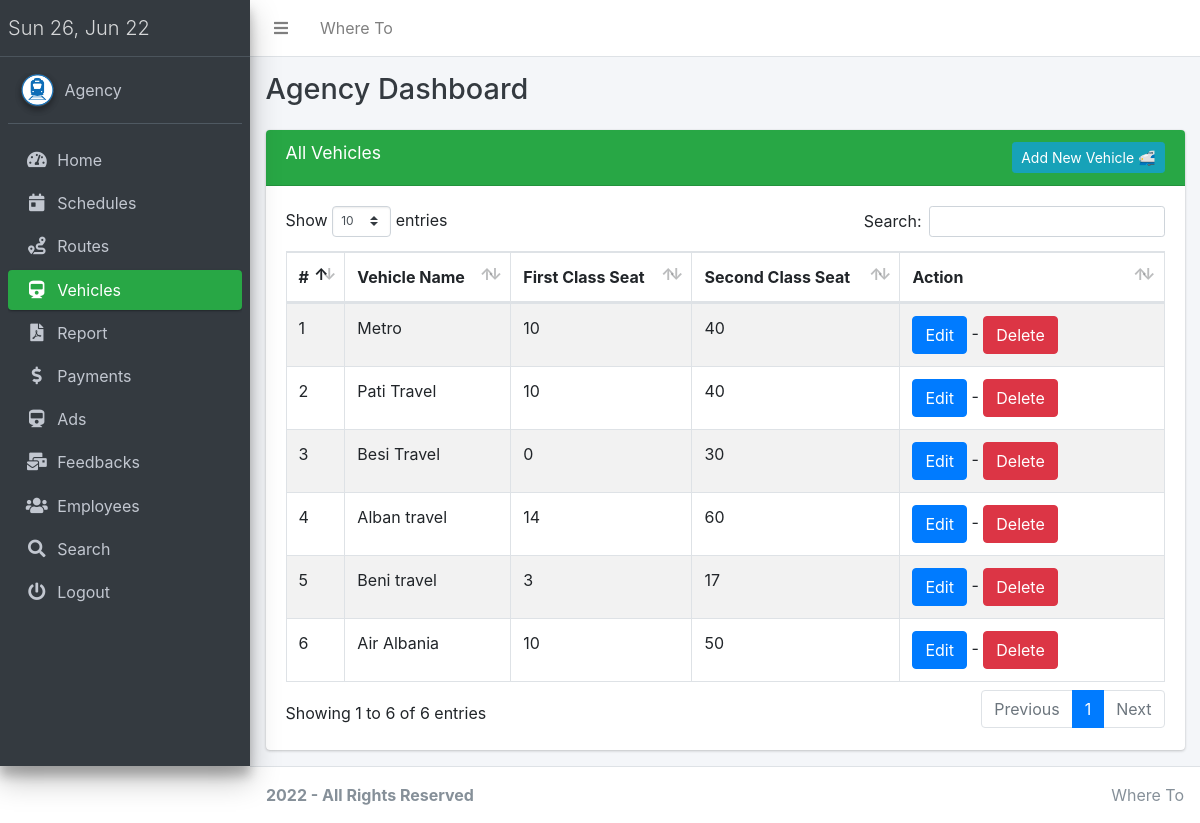
The page /pro/agency.php?page=train (signed in) on the database its author committed.
### tables this page shows
CREATE TABLE `train` (
  `id` int(11) NOT NULL,
  `agency_id` int(11) NOT NULL,
  `name` varchar(80) NOT NULL,
  `first_seat` int(11) NOT NULL,
  `second_seat` int(11) NOT NULL
);

### pro/agency_session.php (called while the page is built, shortened)
<?php
  $agency_id = $_SESSION['agency'];
  ?>

### pro/agency/train.php (the view, shortened to what this page needs)
<?php
include 'agency_session.php';
?>
<div class="content">
    <section class="content">
        <div class="container-fluid">
            <div class="row">
                <div class="col-sm-12">
                    <div class="card card-success">
                        <div class="card-header">
                            <h3 class="card-title">
                                All Vehicles</h3>
                            <div class='float-right'>
                                <button type="button" class="btn btn-info btn-sm" data-toggle="modal"
                                    data-target="#add">
                                    Add New Vehicle &#128645;
                                </button></div>
                        </div>
                        <div class="card-body">
                            <table id="example1" style="align-items: stretch;"
                                class="table table-hover w-100 table-bordered table-striped<?php
                                                                                                                                            ?>">
                                <thead>
                                    <tr>
                                        <th>#</th>
                                        <th>Vehicle Name</th>
                                        <th>First Class Seat</th>
                                        <th>Second Class Seat</th>
                                        <th style="width: 30%;">Action</th>
                                    </tr>
                                </thead>
                                <tbody>
                                    <?php
                                    $row = $conn->query("SELECT * FROM train where agency_id = '$agency_id' ");
                                    $sn = 0;
                                    while ($fetch = $row->fetch_assoc()) {
                                        $id = $fetch['id'];
                                    ?>
                                    <tr>
                                        <td><?php echo ++$sn; ?></td>
                                        <td><?php echo $fullname = $fetch['name']; ?></td>
                                        <td><?php echo $fetch['first_seat']; ?></td>
                                        <td><?php echo $fetch['second_seat']; ?></td>
                                        <td>
                                            <form method="POST">
                                                <button type="button" class="btn btn-primary" data-toggle="modal"
                                                    data-target="#edit<?php echo $id ?>">
                                                    Edit
                                                </button> -
                                                <button type="submit"
                                                    onclick="return confirm('Are you sure about this?')"
                                                    class="btn btn-danger">
                                                    Delete
                                                </button>
                                            </form>
                                        </td>
                                    </tr>
                                    <div class="modal fade" id="edit<?php echo $id ?>">
                                        <?php
                                    }
                                        ?>
                                </tbody>
                            </table>
                        </div>
                    </div>
                </div>
            </div>
        </div>
</div>
</div>
</div>

### rows shown on the page
train: name "Metro", first_seat "10", second_seat "40"
train: name "Pati Travel", first_seat "10", second_seat "40"
train: name "Besi Travel", first_seat "0", second_seat "30"
train: name "Alban travel", first_seat "14", second_seat "60"
train: name "Beni travel", first_seat "3", second_seat "17"
train: name "Air Albania", first_seat "10", second_seat "50"

### other values the page prints
SITE_NAME "Where To"
